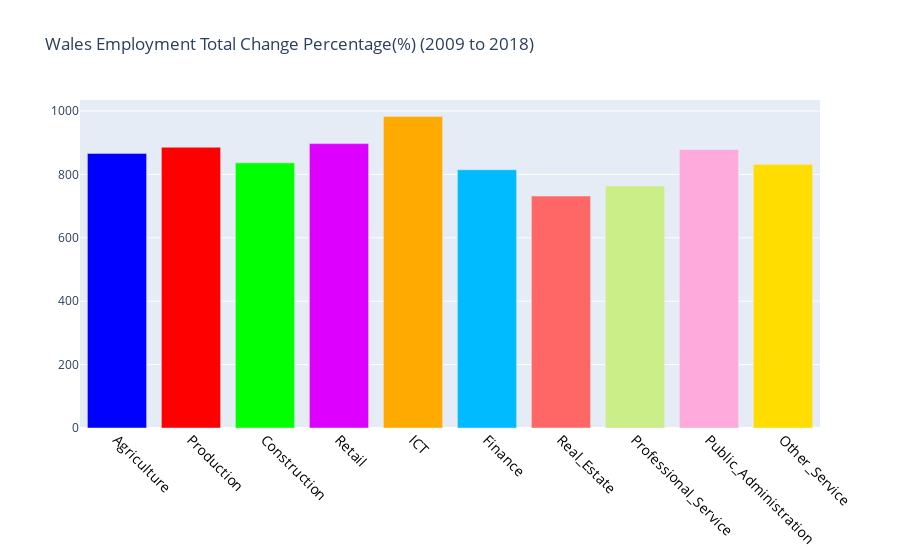
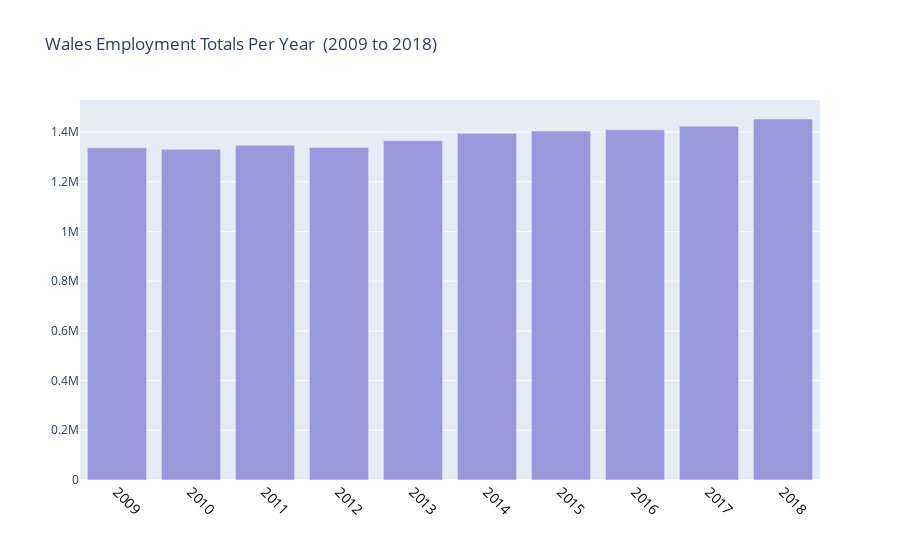

Notebook source saved alongside these figures, in order:
### Code cell
#calculate growth of industries per year
new_calc_df = calc_df.drop(['Industry'], axis = 1)

pct_chg_df = pd.DataFrame(new_calc_df.pct_change(axis = 1))

pct_chg_df.loc[: ,'Industry_Totals']= pct_chg_df.sum(axis=1)

pct_chg_df = pd.concat([pct_chg_df, ind_names_df], axis=1)

pct_chg_df.drop([10], inplace = True)

pct_chg_plot_df = pd.DataFrame(pct_chg_df['Industry_Totals'])

pct_chg_plot_df = pd.concat([pct_chg_plot_df, pct_chg_df['Industry']], axis=1)

pct_chg_values_array = np.array([])
pct_chg_names_array = np.array([])

for r in range(0, 10, 1):
    pct_chg_values_array = np.append(pct_chg_values_array, (pct_chg_plot_df.iloc[r,0] * 100))
    pct_chg_names_array = np.append(pct_chg_names_array, pct_chg_plot_df.iloc[r,1])

#Set color values for bars
colors = ['#0000ff', '#ff0000', '#00ff00', '#dd00ff', '#ffaa00', '#00bbff', '#ff6666', '#ccee88', '#ffaadd', '#ffdd00']
    
figure2 = go.Figure([go.Bar(x=pct_chg_names_array, 
                            y=pct_chg_values_array, 
                            marker_color=colors)
                    ])
figure2.update_xaxes(tickangle=45, tickfont=dict(color='black', size=14),tickmode='linear')
figure2.update_layout(barmode='group', title_text='Wales Employment Total Change Percentage(%) (2009 to 2018)')
figure2.show()

#Show annual totals per sector
year_totals_array = np.array([])

for r in range(1, 11, 1):
    year_totals_array = np.append(year_totals_array, (calc_df.iloc[10, r]))    
    
figure3 = go.Figure([go.Bar(x=years, 
                            y=year_totals_array, 
                            marker_color='#9999dd')
                    ])
figure3.update_xaxes(tickangle=45, tickfont=dict(color='black', size=14),tickmode='linear')
figure3.update_layout(barmode='group', title_text='Wales Employment Totals Per Year  (2009 to 2018)')
figure3.show()

### Figure 1 — Plotly figure (JSON) as saved in the notebook; plotly's stock layout.template omitted (floating-point values rounded to 4 significant figures)
{"data": [{"marker": {"color": ["#0000ff", "#ff0000", "#00ff00", "#dd00ff", "#ffaa00", "#00bbff", "#ff6666", "#ccee88", "#ffaadd", "#ffdd00"]}, "type": "bar", "x": ["Agriculture", "Production ", "Construction ", "Retail", "ICT", "Finance", "Real_Estate", "Professional_Service", "Public_Administration", "Other_Service"], "y": [866.3, 885.7, 836.4, 897.1, 983.0, 814.6, 731.7, 763.7, 878.8, 831.7]}], "layout": {"barmode": "group", "title": {"text": "Wales Employment Total Change Percentage(%) (2009 to 2018)"}, "xaxis": {"tickangle": 45, "tickfont": {"color": "black", "size": 14}, "tickmode": "linear"}}}

### Figure 2 — Plotly figure (JSON) as saved in the notebook; plotly's stock layout.template omitted (floating-point values rounded to 4 significant figures)
{"data": [{"marker": {"color": "#9999dd"}, "type": "bar", "x": ["2009", "2010", "2011", "2012", "2013", "2014", "2015", "2016", "2017", "2018"], "y": [1336100, 1330400, 1346600, 1337300, 1365100, 1394400, 1403800, 1408800, 1422900, 1452200]}], "layout": {"barmode": "group", "title": {"text": "Wales Employment Totals Per Year  (2009 to 2018)"}, "xaxis": {"tickangle": 45, "tickfont": {"color": "black", "size": 14}, "tickmode": "linear"}}}
